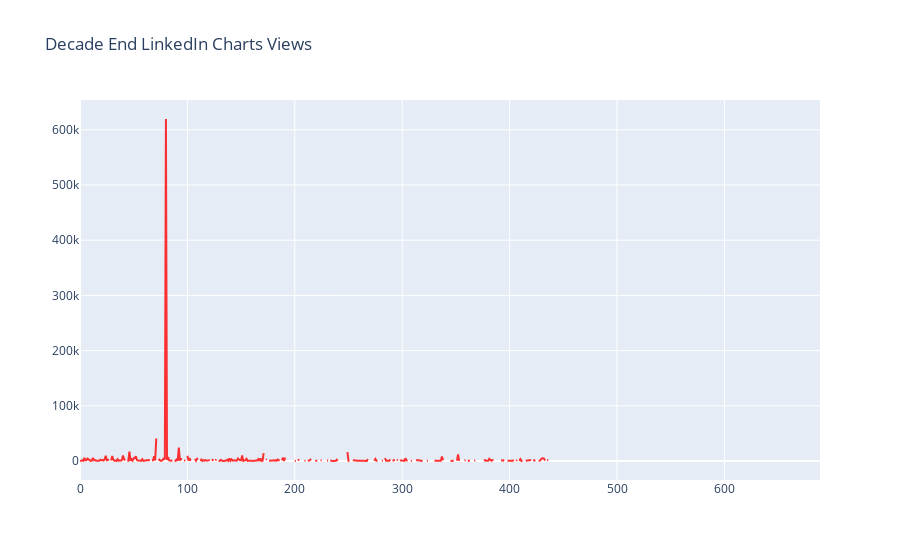

Notebook code for this chart:
### Code cell
fig2 = go.Figure()
fig2.add_trace(go.Scatter(
                x=df.index,
                y=df['viewCount'],
                name="viewCount",
                line_color='red',
                opacity=0.8))

fig2.update_layout(title_text="Decade End LinkedIn Charts Views")
fig2.show()

### Figure 1 — Plotly figure (JSON) as saved in the notebook; plotly's stock layout.template omitted (floating-point values rounded to 4 significant figures; data arrays with more than 128 entries replaced by an {"elided": "..."} marker saying what was removed)
{"data": [{"line": {"color": "red"}, "name": "viewCount", "opacity": 0.8, "type": "scatter", "x": {"elided": "690 int values"}, "y": {"elided": "690 int values"}}], "layout": {"title": {"text": "Decade End LinkedIn Charts Views"}}}
